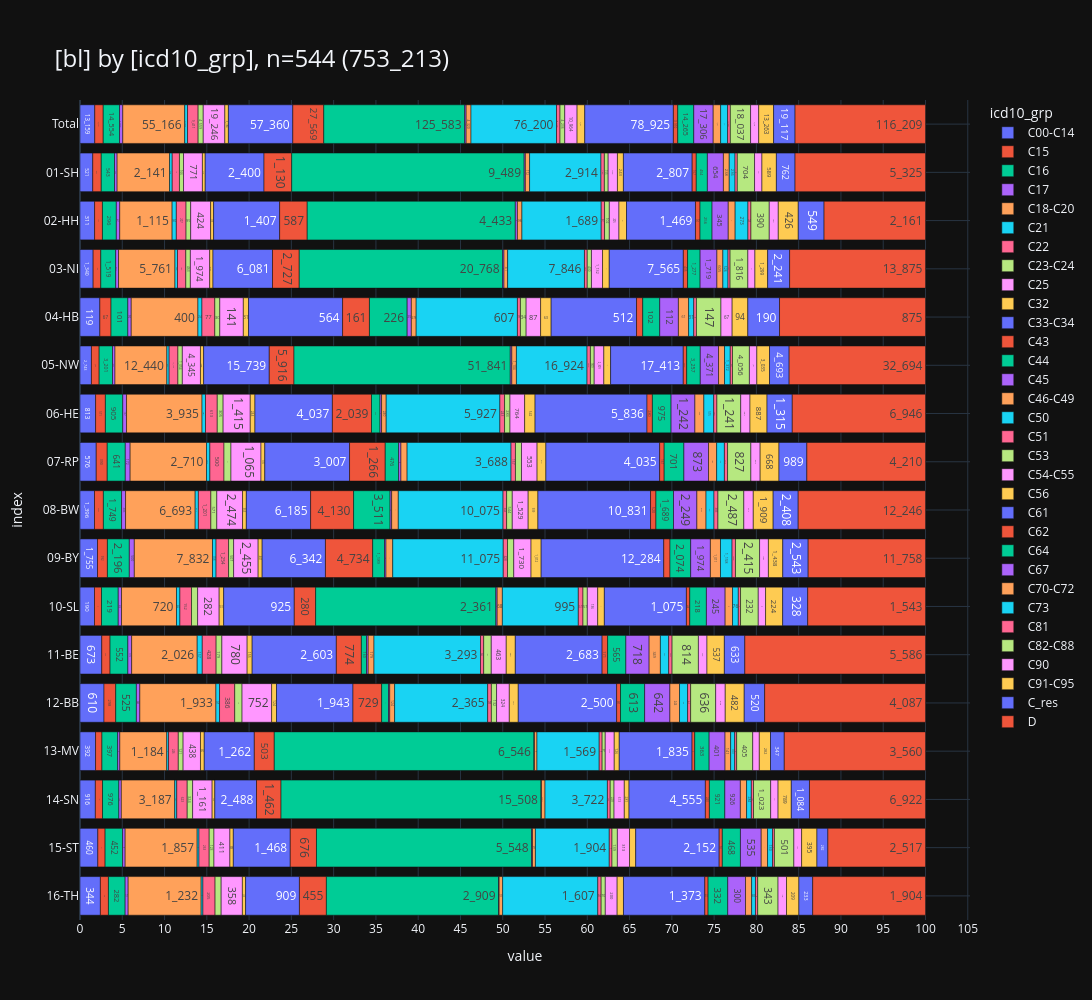

Notebook code for this chart:
### Markdown cell above
### <a id='toc1_5_2_'></a>[Diagnosegruppen](#toc0_)
- **Filter: DJ = 2023, C44 und D-Diagnosen sind eingeschlossen**

> 💡 `ZfKD`: _"Die Anteile für D-Diagnosen sind in etwa vergleichbar, die für C44 unterscheiden sich recht deutlich"_

### Code cell
_alias = "icd10_3d"
_df = (
    show_freqs(alias=_alias, incl_c44_and_d=True)
    .merge(dim_icd10_3d.to_df().set_index('code'), left_on=_alias, right_index=True, how="left")
    [["kkr", "code_kid", "cnt"]]
    .rename(columns={"kkr": "bl", "code_kid": "icd10_grp"})
)
_=pls.plot_stacked_bars(
    _df,
    orientation="h",
    normalize=False,
    relative=True,
    dropna=False,
    sort_values_index=False,
    show_total=True,
    height=1000,
)

### Figure 1 — Plotly figure (JSON) as saved in the notebook; plotly's stock layout.template omitted (floating-point values rounded to 4 significant figures)
{"data": [{"hovertemplate": "col=C00-C14<br>value=%{x}<br>index=%{y}<br>cnt_str=%{text}<extra></extra>", "legendgroup": "C00-C14", "marker": {"color": "#636EFA", "pattern": {"shape": ""}}, "name": "C00-C14", "orientation": "h", "showlegend": true, "text": ["13_159", "521", "311", "1_340", "119", "2_743", "813", "576", "1_396", "1_755", "190", "673", "610", "392", "916", "460", "344"], "textposition": "auto", "type": "bar", "x": [13159, 521, 311, 1340, 119, 2743, 813, 576, 1396, 1755, 190, 673, 610, 392, 916, 460, 344], "xaxis": "x", "y": [" Total", "01-SH", "02-HH", "03-NI", "04-HB", "05-NW", "06-HE", "07-RP", "08-BW", "09-BY", "10-SL", "11-BE", "12-BB", "13-MV", "14-SN", "15-ST", "16-TH"], "yaxis": "y"}, {"hovertemplate": "col=C15<br>value=%{x}<br>index=%{y}<br>cnt_str=%{text}<extra></extra>", "legendgroup": "C15", "marker": {"color": "#EF553B", "pattern": {"shape": ""}}, "name": "C15", "orientation": "h", "showlegend": true, "text": ["7_515", "346", "167", "785", "67", "1_846", "511", "390", "853", "992", "92", "256", "298", "161", "428", "187", "136"], "textposition": "auto", "type": "bar", "x": [7515, 346, 167, 785, 67, 1846, 511, 390, 853, 992, 92, 256, 298, 161, 428, 187, 136], "xaxis": "x", "y": [" Total", "01-SH", "02-HH", "03-NI", "04-HB", "05-NW", "06-HE", "07-RP", "08-BW", "09-BY", "10-SL", "11-BE", "12-BB", "13-MV", "14-SN", "15-ST", "16-TH"], "yaxis": "y"}, {"hovertemplate": "col=C16<br>value=%{x}<br>index=%{y}<br>cnt_str=%{text}<extra></extra>", "legendgroup": "C16", "marker": {"color": "#00CC96", "pattern": {"shape": ""}}, "name": "C16", "orientation": "h", "showlegend": true, "text": ["14_554", "543", "296", "1_519", "101", "3_201", "905", "641", "1_749", "2_196", "219", "552", "525", "397", "976", "452", "282"], "textposition": "auto", "type": "bar", "x": [14554, 543, 296, 1519, 101, 3201, 905, 641, 1749, 2196, 219, 552, 525, 397, 976, 452, 282], "xaxis": "x", "y": [" Total", "01-SH", "02-HH", "03-NI", "04-HB", "05-NW", "06-HE", "07-RP", "08-BW", "09-BY", "10-SL", "11-BE", "12-BB", "13-MV", "14-SN", "15-ST", "16-TH"], "yaxis": "y"}, {"hovertemplate": "col=C17<br>value=%{x}<br>index=%{y}<br>cnt_str=%{text}<extra></extra>", "legendgroup": "C17", "marker": {"color": "#AB63FA", "pattern": {"shape": ""}}, "name": "C17", "orientation": "h", "showlegend": true, "text": ["2_899", "105", "73", "291", "20", "594", "197", "172", "385", "500", "43", "116", "88", "54", "145", "65", "51"], "textposition": "auto", "type": "bar", "x": [2899, 105, 73, 291, 20, 594, 197, 172, 385, 500, 43, 116, 88, 54, 145, 65, 51], "xaxis": "x", "y": [" Total", "01-SH", "02-HH", "03-NI", "04-HB", "05-NW", "06-HE", "07-RP", "08-BW", "09-BY", "10-SL", "11-BE", "12-BB", "13-MV", "14-SN", "15-ST", "16-TH"], "yaxis": "y"}, {"hovertemplate": "col=C18-C20<br>value=%{x}<br>index=%{y}<br>cnt_str=%{text}<extra></extra>", "legendgroup": "C18-C20", "marker": {"color": "#FFA15A", "pattern": {"shape": ""}}, "name": "C18-C20", "orientation": "h", "showlegend": true, "text": ["55_166", "2_141", "1_115", "5_761", "400", "12_440", "3_935", "2_710", "6_693", "7_832", "720", "2_026", "1_933", "1_184", "3_187", "1_857", "1_232"], "textposition": "auto", "type": "bar", "x": [55166, 2141, 1115, 5761, 400, 12440, 3935, 2710, 6693, 7832, 720, 2026, 1933, 1184, 3187, 1857, 1232], "xaxis": "x", "y": [" Total", "01-SH", "02-HH", "03-NI", "04-HB", "05-NW", "06-HE", "07-RP", "08-BW", "09-BY", "10-SL", "11-BE", "12-BB", "13-MV", "14-SN", "15-ST", "16-TH"], "yaxis": "y"}, {"hovertemplate": "col=C21<br>value=%{x}<br>index=%{y}<br>cnt_str=%{text}<extra></extra>", "legendgroup": "C21", "marker": {"color": "#19D3F3", "pattern": {"shape": ""}}, "name": "C21", "orientation": "h", "showlegend": true, "text": ["2_526", "108", "90", "259", "24", "539", "181", "120", "311", "358", "45", "157", "92", "44", "121", "47", "30"], "textposition": "auto", "type": "bar", "x": [2526, 108, 90, 259, 24, 539, 181, 120, 311, 358, 45, 157, 92, 44, 121, 47, 30], "xaxis": "x", "y": [" Total", "01-SH", "02-HH", "03-NI", "04-HB", "05-NW", "06-HE", "07-RP", "08-BW", "09-BY", "10-SL", "11-BE", "12-BB", "13-MV", "14-SN", "15-ST", "16-TH"], "yaxis": "y"}, {"hovertemplate": "col=C22<br>value=%{x}<br>index=%{y}<br>cnt_str=%{text}<extra></extra>", "legendgroup": "C22", "marker": {"color": "#FF6692", "pattern": {"shape": ""}}, "name": "C22", "orientation": "h", "showlegend": true, "text": ["9_411", "296", "207", "850", "77", "2_110", "613", "500", "1_201", "1_254", "152", "428", "386", "246", "623", "263", "205"], "textposition": "auto", "type": "bar", "x": [9411, 296, 207, 850, 77, 2110, 613, 500, 1201, 1254, 152, 428, 386, 246, 623, 263, 205], "xaxis": "x", "y": [" Total", "01-SH", "02-HH", "03-NI", "04-HB", "05-NW", "06-HE", "07-RP", "08-BW", "09-BY", "10-SL", "11-BE", "12-BB", "13-MV", "14-SN", "15-ST", "16-TH"], "yaxis": "y"}, {"hovertemplate": "col=C23-C24<br>value=%{x}<br>index=%{y}<br>cnt_str=%{text}<extra></extra>", "legendgroup": "C23-C24", "marker": {"color": "#B6E880", "pattern": {"shape": ""}}, "name": "C23-C24", "orientation": "h", "showlegend": true, "text": ["4_559", "166", "99", "463", "30", "1_054", "305", "248", "571", "507", "80", "179", "186", "121", "324", "123", "103"], "textposition": "auto", "type": "bar", "x": [4559, 166, 99, 463, 30, 1054, 305, 248, 571, 507, 80, 179, 186, 121, 324, 123, 103], "xaxis": "x", "y": [" Total", "01-SH", "02-HH", "03-NI", "04-HB", "05-NW", "06-HE", "07-RP", "08-BW", "09-BY", "10-SL", "11-BE", "12-BB", "13-MV", "14-SN", "15-ST", "16-TH"], "yaxis": "y"}, {"hovertemplate": "col=C25<br>value=%{x}<br>index=%{y}<br>cnt_str=%{text}<extra></extra>", "legendgroup": "C25", "marker": {"color": "#FF97FF", "pattern": {"shape": ""}}, "name": "C25", "orientation": "h", "showlegend": true, "text": ["19_246", "771", "424", "1_974", "141", "4_345", "1_415", "1_065", "2_474", "2_455", "282", "780", "752", "438", "1_161", "411", "358"], "textposition": "auto", "type": "bar", "x": [19246, 771, 424, 1974, 141, 4345, 1415, 1065, 2474, 2455, 282, 780, 752, 438, 1161, 411, 358], "xaxis": "x", "y": [" Total", "01-SH", "02-HH", "03-NI", "04-HB", "05-NW", "06-HE", "07-RP", "08-BW", "09-BY", "10-SL", "11-BE", "12-BB", "13-MV", "14-SN", "15-ST", "16-TH"], "yaxis": "y"}, {"hovertemplate": "col=C32<br>value=%{x}<br>index=%{y}<br>cnt_str=%{text}<extra></extra>", "legendgroup": "C32", "marker": {"color": "#FECB52", "pattern": {"shape": ""}}, "name": "C32", "orientation": "h", "showlegend": true, "text": ["3_184", "114", "64", "335", "31", "758", "244", "135", "365", "401", "59", "155", "124", "95", "162", "88", "54"], "textposition": "auto", "type": "bar", "x": [3184, 114, 64, 335, 31, 758, 244, 135, 365, 401, 59, 155, 124, 95, 162, 88, 54], "xaxis": "x", "y": [" Total", "01-SH", "02-HH", "03-NI", "04-HB", "05-NW", "06-HE", "07-RP", "08-BW", "09-BY", "10-SL", "11-BE", "12-BB", "13-MV", "14-SN", "15-ST", "16-TH"], "yaxis": "y"}, {"hovertemplate": "col=C33-C34<br>value=%{x}<br>index=%{y}<br>cnt_str=%{text}<extra></extra>", "legendgroup": "C33-C34", "marker": {"color": "#636EFA", "pattern": {"shape": ""}}, "name": "C33-C34", "orientation": "h", "showlegend": true, "text": ["57_360", "2_400", "1_407", "6_081", "564", "15_739", "4_037", "3_007", "6_185", "6_342", "925", "2_603", "1_943", "1_262", "2_488", "1_468", "909"], "textposition": "auto", "type": "bar", "x": [57360, 2400, 1407, 6081, 564, 15739, 4037, 3007, 6185, 6342, 925, 2603, 1943, 1262, 2488, 1468, 909], "xaxis": "x", "y": [" Total", "01-SH", "02-HH", "03-NI", "04-HB", "05-NW", "06-HE", "07-RP", "08-BW", "09-BY", "10-SL", "11-BE", "12-BB", "13-MV", "14-SN", "15-ST", "16-TH"], "yaxis": "y"}, {"hovertemplate": "col=C43<br>value=%{x}<br>index=%{y}<br>cnt_str=%{text}<extra></extra>", "legendgroup": "C43", "marker": {"color": "#EF553B", "pattern": {"shape": ""}}, "name": "C43", "orientation": "h", "showlegend": true, "text": ["27_569", "1_130", "587", "2_727", "161", "5_916", "2_039", "1_266", "4_130", "4_734", "280", "774", "729", "503", "1_462", "676", "455"], "textposition": "auto", "type": "bar", "x": [27569, 1130, 587, 2727, 161, 5916, 2039, 1266, 4130, 4734, 280, 774, 729, 503, 1462, 676, 455], "xaxis": "x", "y": [" Total", "01-SH", "02-HH", "03-NI", "04-HB", "05-NW", "06-HE", "07-RP", "08-BW", "09-BY", "10-SL", "11-BE", "12-BB", "13-MV", "14-SN", "15-ST", "16-TH"], "yaxis": "y"}, {"hovertemplate": "col=C44<br>value=%{x}<br>index=%{y}<br>cnt_str=%{text}<extra></extra>", "legendgroup": "C44", "marker": {"color": "#00CC96", "pattern": {"shape": ""}}, "name": "C44", "orientation": "h", "showlegend": true, "text": ["125_583", "9_489", "4_433", "20_768", "226", "51_841", "444", "476", "3_511", "1_189", "2_361", "160", "174", "6_546", "15_508", "5_548", "2_909"], "textposition": "auto", "type": "bar", "x": [125583, 9489, 4433, 20768, 226, 51841, 444, 476, 3511, 1189, 2361, 160, 174, 6546, 15508, 5548, 2909], "xaxis": "x", "y": [" Total", "01-SH", "02-HH", "03-NI", "04-HB", "05-NW", "06-HE", "07-RP", "08-BW", "09-BY", "10-SL", "11-BE", "12-BB", "13-MV", "14-SN", "15-ST", "16-TH"], "yaxis": "y"}, {"hovertemplate": "col=C45<br>value=%{x}<br>index=%{y}<br>cnt_str=%{text}<extra></extra>", "legendgroup": "C45", "marker": {"color": "#AB63FA", "pattern": {"shape": ""}}, "name": "C45", "orientation": "h", "showlegend": true, "text": ["1_267", "49", "45", "139", "25", "376", "82", "82", "152", "147", "17", "51", "31", "13", "30", "21", "7"], "textposition": "auto", "type": "bar", "x": [1267, 49, 45, 139, 25, 376, 82, 82, 152, 147, 17, 51, 31, 13, 30, 21, 7], "xaxis": "x", "y": [" Total", "01-SH", "02-HH", "03-NI", "04-HB", "05-NW", "06-HE", "07-RP", "08-BW", "09-BY", "10-SL", "11-BE", "12-BB", "13-MV", "14-SN", "15-ST", "16-TH"], "yaxis": "y"}, {"hovertemplate": "col=C46-C49<br>value=%{x}<br>index=%{y}<br>cnt_str=%{text}<extra></extra>", "legendgroup": "C46-C49", "marker": {"color": "#FFA15A", "pattern": {"shape": ""}}, "name": "C46-C49", "orientation": "h", "showlegend": true, "text": ["4_320", "172", "96", "371", "29", "1_104", "240", "218", "638", "672", "68", "179", "124", "63", "211", "76", "59"], "textposition": "auto", "type": "bar", "x": [4320, 172, 96, 371, 29, 1104, 240, 218, 638, 672, 68, 179, 124, 63, 211, 76, 59], "xaxis": "x", "y": [" Total", "01-SH", "02-HH", "03-NI", "04-HB", "05-NW", "06-HE", "07-RP", "08-BW", "09-BY", "10-SL", "11-BE", "12-BB", "13-MV", "14-SN", "15-ST", "16-TH"], "yaxis": "y"}, {"hovertemplate": "col=C50<br>value=%{x}<br>index=%{y}<br>cnt_str=%{text}<extra></extra>", "legendgroup": "C50", "marker": {"color": "#19D3F3", "pattern": {"shape": ""}}, "name": "C50", "orientation": "h", "showlegend": true, "text": ["76_200", "2_914", "1_689", "7_846", "607", "16_924", "5_927", "3_688", "10_075", "11_075", "995", "3_293", "2_365", "1_569", "3_722", "1_904", "1_607"], "textposition": "auto", "type": "bar", "x": [76200, 2914, 1689, 7846, 607, 16924, 5927, 3688, 10075, 11075, 995, 3293, 2365, 1569, 3722, 1904, 1607], "xaxis": "x", "y": [" Total", "01-SH", "02-HH", "03-NI", "04-HB", "05-NW", "06-HE", "07-RP", "08-BW", "09-BY", "10-SL", "11-BE", "12-BB", "13-MV", "14-SN", "15-ST", "16-TH"], "yaxis": "y"}, {"hovertemplate": "col=C51<br>value=%{x}<br>index=%{y}<br>cnt_str=%{text}<extra></extra>", "legendgroup": "C51", "marker": {"color": "#FF6692", "pattern": {"shape": ""}}, "name": "C51", "orientation": "h", "showlegend": true, "text": ["3_112", "139", "71", "284", "18", "809", "243", "157", "343", "428", "61", "99", "94", "73", "167", "70", "56"], "textposition": "auto", "type": "bar", "x": [3112, 139, 71, 284, 18, 809, 243, 157, 343, 428, 61, 99, 94, 73, 167, 70, 56], "xaxis": "x", "y": [" Total", "01-SH", "02-HH", "03-NI", "04-HB", "05-NW", "06-HE", "07-RP", "08-BW", "09-BY", "10-SL", "11-BE", "12-BB", "13-MV", "14-SN", "15-ST", "16-TH"], "yaxis": "y"}, {"hovertemplate": "col=C53<br>value=%{x}<br>index=%{y}<br>cnt_str=%{text}<extra></extra>", "legendgroup": "C53", "marker": {"color": "#B6E880", "pattern": {"shape": ""}}, "name": "C53", "orientation": "h", "showlegend": true, "text": ["4_236", "155", "102", "430", "34", "909", "283", "214", "544", "626", "57", "234", "132", "79", "228", "139", "70"], "textposition": "auto", "type": "bar", "x": [4236, 155, 102, 430, 34, 909, 283, 214, 544, 626, 57, 234, 132, 79, 228, 139, 70], "xaxis": "x", "y": [" Total", "01-SH", "02-HH", "03-NI", "04-HB", "05-NW", "06-HE", "07-RP", "08-BW", "09-BY", "10-SL", "11-BE", "12-BB", "13-MV", "14-SN", "15-ST", "16-TH"], "yaxis": "y"}, {"hovertemplate": "col=C54-C55<br>value=%{x}<br>index=%{y}<br>cnt_str=%{text}<extra></extra>", "legendgroup": "C54-C55", "marker": {"color": "#FF97FF", "pattern": {"shape": ""}}, "name": "C54-C55", "orientation": "h", "showlegend": true, "text": ["10_964", "379", "205", "1_132", "87", "2_309", "764", "553", "1_529", "1_730", "136", "463", "324", "227", "613", "313", "200"], "textposition": "auto", "type": "bar", "x": [10964, 379, 205, 1132, 87, 2309, 764, 553, 1529, 1730, 136, 463, 324, 227, 613, 313, 200], "xaxis": "x", "y": [" Total", "01-SH", "02-HH", "03-NI", "04-HB", "05-NW", "06-HE", "07-RP", "08-BW", "09-BY", "10-SL", "11-BE", "12-BB", "13-MV", "14-SN", "15-ST", "16-TH"], "yaxis": "y"}, {"hovertemplate": "col=C56<br>value=%{x}<br>index=%{y}<br>cnt_str=%{text}<extra></extra>", "legendgroup": "C56", "marker": {"color": "#FECB52", "pattern": {"shape": ""}}, "name": "C56", "orientation": "h", "showlegend": true, "text": ["6_845", "243", "161", "684", "63", "1_621", "542", "313", "939", "1_012", "87", "280", "227", "126", "281", "159", "107"], "textposition": "auto", "type": "bar", "x": [6845, 243, 161, 684, 63, 1621, 542, 313, 939, 1012, 87, 280, 227, 126, 281, 159, 107], "xaxis": "x", "y": [" Total", "01-SH", "02-HH", "03-NI", "04-HB", "05-NW", "06-HE", "07-RP", "08-BW", "09-BY", "10-SL", "11-BE", "12-BB", "13-MV", "14-SN", "15-ST", "16-TH"], "yaxis": "y"}, {"hovertemplate": "col=C61<br>value=%{x}<br>index=%{y}<br>cnt_str=%{text}<extra></extra>", "legendgroup": "C61", "marker": {"color": "#636EFA", "pattern": {"shape": ""}}, "name": "C61", "orientation": "h", "showlegend": true, "text": ["78_925", "2_807", "1_469", "7_565", "512", "17_413", "5_836", "4_035", "10_831", "12_284", "1_075", "2_683", "2_500", "1_835", "4_555", "2_152", "1_373"], "textposition": "auto", "type": "bar", "x": [78925, 2807, 1469, 7565, 512, 17413, 5836, 4035, 10831, 12284, 1075, 2683, 2500, 1835, 4555, 2152, 1373], "xaxis": "x", "y": [" Total", "01-SH", "02-HH", "03-NI", "04-HB", "05-NW", "06-HE", "07-RP", "08-BW", "09-BY", "10-SL", "11-BE", "12-BB", "13-MV", "14-SN", "15-ST", "16-TH"], "yaxis": "y"}, {"hovertemplate": "col=C62<br>value=%{x}<br>index=%{y}<br>cnt_str=%{text}<extra></extra>", "legendgroup": "C62", "marker": {"color": "#EF553B", "pattern": {"shape": ""}}, "name": "C62", "orientation": "h", "showlegend": true, "text": ["3_910", "167", "97", "435", "37", "827", "280", "161", "520", "628", "44", "171", "99", "68", "240", "81", "55"], "textposition": "auto", "type": "bar", "x": [3910, 167, 97, 435, 37, 827, 280, 161, 520, 628, 44, 171, 99, 68, 240, 81, 55], "xaxis": "x", "y": [" Total", "01-SH", "02-HH", "03-NI", "04-HB", "05-NW", "06-HE", "07-RP", "08-BW", "09-BY", "10-SL", "11-BE", "12-BB", "13-MV", "14-SN", "15-ST", "16-TH"], "yaxis": "y"}, {"hovertemplate": "col=C64<br>value=%{x}<br>index=%{y}<br>cnt_str=%{text}<extra></extra>", "legendgroup": "C64", "marker": {"color": "#00CC96", "pattern": {"shape": ""}}, "name": "C64", "orientation": "h", "showlegend": true, "text": ["14_265", "454", "256", "1_277", "102", "3_257", "975", "701", "1_689", "2_074", "218", "565", "613", "363", "921", "468", "332"], "textposition": "auto", "type": "bar", "x": [14265, 454, 256, 1277, 102, 3257, 975, 701, 1689, 2074, 218, 565, 613, 363, 921, 468, 332], "xaxis": "x", "y": [" Total", "01-SH", "02-HH", "03-NI", "04-HB", "05-NW", "06-HE", "07-RP", "08-BW", "09-BY", "10-SL", "11-BE", "12-BB", "13-MV", "14-SN", "15-ST", "16-TH"], "yaxis": "y"}, {"hovertemplate": "col=C67<br>value=%{x}<br>index=%{y}<br>cnt_str=%{text}<extra></extra>", "legendgroup": "C67", "marker": {"color": "#AB63FA", "pattern": {"shape": ""}}, "name": "C67", "orientation": "h", "showlegend": true, "text": ["17_306", "654", "345", "1_719", "112", "4_371", "1_242", "873", "2_249", "1_974", "245", "718", "642", "401", "926", "535", "300"], "textposition": "auto", "type": "bar", "x": [17306, 654, 345, 1719, 112, 4371, 1242, 873, 2249, 1974, 245, 718, 642, 401, 926, 535, 300], "xaxis": "x", "y": [" Total", "01-SH", "02-HH", "03-NI", "04-HB", "05-NW", "06-HE", "07-RP", "08-BW", "09-BY", "10-SL", "11-BE", "12-BB", "13-MV", "14-SN", "15-ST", "16-TH"], "yaxis": "y"}, {"hovertemplate": "col=C70-C72<br>value=%{x}<br>index=%{y}<br>cnt_str=%{text}<extra></extra>", "legendgroup": "C70-C72", "marker": {"color": "#FFA15A", "pattern": {"shape": ""}}, "name": "C70-C72", "orientation": "h", "showlegend": true, "text": ["6_606", "238", "147", "605", "61", "1_441", "466", "289", "878", "1_011", "97", "349", "244", "141", "372", "164", "103"], "textposition": "auto", "type": "bar", "x": [6606, 238, 147, 605, 61, 1441, 466, 289, 878, 1011, 97, 349, 244, 141, 372, 164, 103], "xaxis": "x", "y": [" Total", "01-SH", "02-HH", "03-NI", "04-HB", "05-NW", "06-HE", "07-RP", "08-BW", "09-BY", "10-SL", "11-BE", "12-BB", "13-MV", "14-SN", "15-ST", "16-TH"], "yaxis": "y"}, {"hovertemplate": "col=C73<br>value=%{x}<br>index=%{y}<br>cnt_str=%{text}<extra></extra>", "legendgroup": "C73", "marker": {"color": "#19D3F3", "pattern": {"shape": ""}}, "name": "C73", "orientation": "h", "showlegend": true, "text": ["6_272", "236", "273", "526", "31", "1_372", "515", "275", "765", "1_158", "76", "257", "206", "103", "284", "130", "65"], "textposition": "auto", "type": "bar", "x": [6272, 236, 273, 526, 31, 1372, 515, 275, 765, 1158, 76, 257, 206, 103, 284, 130, 65], "xaxis": "x", "y": [" Total", "01-SH", "02-HH", "03-NI", "04-HB", "05-NW", "06-HE", "07-RP", "08-BW", "09-BY", "10-SL", "11-BE", "12-BB", "13-MV", "14-SN", "15-ST", "16-TH"], "yaxis": "y"}, {"hovertemplate": "col=C81<br>value=%{x}<br>index=%{y}<br>cnt_str=%{text}<extra></extra>", "legendgroup": "C81", "marker": {"color": "#FF6692", "pattern": {"shape": ""}}, "name": "C81", "orientation": "h", "showlegend": true, "text": ["2_398", "93", "64", "211", "16", "536", "166", "112", "383", "343", "29", "104", "77", "49", "130", "47", "38"], "textposition": "auto", "type": "bar", "x": [2398, 93, 64, 211, 16, 536, 166, 112, 383, 343, 29, 104, 77, 49, 130, 47, 38], "xaxis": "x", "y": [" Total", "01-SH", "02-HH", "03-NI", "04-HB", "05-NW", "06-HE", "07-RP", "08-BW", "09-BY", "10-SL", "11-BE", "12-BB", "13-MV", "14-SN", "15-ST", "16-TH"], "yaxis": "y"}, {"hovertemplate": "col=C82-C88<br>value=%{x}<br>index=%{y}<br>cnt_str=%{text}<extra></extra>", "legendgroup": "C82-C88", "marker": {"color": "#B6E880", "pattern": {"shape": ""}}, "name": "C82-C88", "orientation": "h", "showlegend": true, "text": ["18_037", "704", "390", "1_816", "147", "4_056", "1_241", "827", "2_487", "2_415", "232", "814", "636", "405", "1_023", "501", "343"], "textposition": "auto", "type": "bar", "x": [18037, 704, 390, 1816, 147, 4056, 1241, 827, 2487, 2415, 232, 814, 636, 405, 1023, 501, 343], "xaxis": "x", "y": [" Total", "01-SH", "02-HH", "03-NI", "04-HB", "05-NW", "06-HE", "07-RP", "08-BW", "09-BY", "10-SL", "11-BE", "12-BB", "13-MV", "14-SN", "15-ST", "16-TH"], "yaxis": "y"}, {"hovertemplate": "col=C90<br>value=%{x}<br>index=%{y}<br>cnt_str=%{text}<extra></extra>", "legendgroup": "C90", "marker": {"color": "#FF97FF", "pattern": {"shape": ""}}, "name": "C90", "orientation": "h", "showlegend": true, "text": ["7_230", "302", "192", "723", "67", "1_782", "484", "329", "911", "886", "96", "265", "243", "166", "441", "200", "143"], "textposition": "auto", "type": "bar", "x": [7230, 302, 192, 723, 67, 1782, 484, 329, 911, 886, 96, 265, 243, 166, 441, 200, 143], "xaxis": "x", "y": [" Total", "01-SH", "02-HH", "03-NI", "04-HB", "05-NW", "06-HE", "07-RP", "08-BW", "09-BY", "10-SL", "11-BE", "12-BB", "13-MV", "14-SN", "15-ST", "16-TH"], "yaxis": "y"}, {"hovertemplate": "col=C91-C95<br>value=%{x}<br>index=%{y}<br>cnt_str=%{text}<extra></extra>", "legendgroup": "C91-C95", "marker": {"color": "#FECB52", "pattern": {"shape": ""}}, "name": "C91-C95", "orientation": "h", "showlegend": true, "text": ["13_263", "589", "426", "1_299", "94", "3_035", "887", "668", "1_909", "1_438", "224", "537", "482", "282", "789", "395", "209"], "textposition": "auto", "type": "bar", "x": [13263, 589, 426, 1299, 94, 3035, 887, 668, 1909, 1438, 224, 537, 482, 282, 789, 395, 209], "xaxis": "x", "y": [" Total", "01-SH", "02-HH", "03-NI", "04-HB", "05-NW", "06-HE", "07-RP", "08-BW", "09-BY", "10-SL", "11-BE", "12-BB", "13-MV", "14-SN", "15-ST", "16-TH"], "yaxis": "y"}, {"hovertemplate": "col=C_res<br>value=%{x}<br>index=%{y}<br>cnt_str=%{text}<extra></extra>", "legendgroup": "C_res", "marker": {"color": "#636EFA", "pattern": {"shape": ""}}, "name": "C_res", "orientation": "h", "showlegend": true, "text": ["19_117", "762", "549", "2_241", "190", "4_693", "1_315", "989", "2_408", "2_543", "328", "633", "520", "347", "1_084", "282", "233"], "textposition": "auto", "type": "bar", "x": [19117, 762, 549, 2241, 190, 4693, 1315, 989, 2408, 2543, 328, 633, 520, 347, 1084, 282, 233], "xaxis": "x", "y": [" Total", "01-SH", "02-HH", "03-NI", "04-HB", "05-NW", "06-HE", "07-RP", "08-BW", "09-BY", "10-SL", "11-BE", "12-BB", "13-MV", "14-SN", "15-ST", "16-TH"], "yaxis": "y"}, {"hovertemplate": "col=D<br>value=%{x}<br>index=%{y}<br>cnt_str=%{text}<extra></extra>", "legendgroup": "D", "marker": {"color": "#EF553B", "pattern": {"shape": ""}}, "name": "D", "orientation": "h", "showlegend": true, "text": ["116_209", "5_325", "2_161", "13_875", "875", "32_694", "6_946", "4_210", "12_246", "11_758", "1_543", "5_586", "4_087", "3_560", "6_922", "2_517", "1_904"], "textposition": "auto", "type": "bar", "x": [116209, 5325, 2161, 13875, 875, 32694, 6946, 4210, 12246, 11758, 1543, 5586, 4087, 3560, 6922, 2517, 1904], "xaxis": "x", "y": [" Total", "01-SH", "02-HH", "03-NI", "04-HB", "05-NW", "06-HE", "07-RP", "08-BW", "09-BY", "10-SL", "11-BE", "12-BB", "13-MV", "14-SN", "15-ST", "16-TH"], "yaxis": "y"}], "layout": {"barmode": "relative", "barnorm": "percent", "height": 1000, "legend": {"title": {"text": "icd10_grp"}, "tracegroupgap": 0, "traceorder": "normal"}, "title": {"font": {"size": 24}, "text": "[bl] by [icd10_grp], n=544 (753_213)", "xanchor": "left", "y": 0.95, "yanchor": "top"}, "width": 1600, "xaxis": {"anchor": "y", "domain": [0, 1], "dtick": 5, "gridwidth": 1, "showgrid": true, "title": {"text": "value"}}, "yaxis": {"anchor": "x", "categoryarray": ["16-TH", "15-ST", "14-SN", "13-MV", "12-BB", "11-BE", "10-SL", "09-BY", "08-BW", "07-RP", "06-HE", "05-NW", "04-HB", "03-NI", "02-HH", "01-SH", " Total"], "categoryorder": "array", "domain": [0, 1], "gridwidth": 1, "showgrid": true, "title": {"text": "index"}}}}
